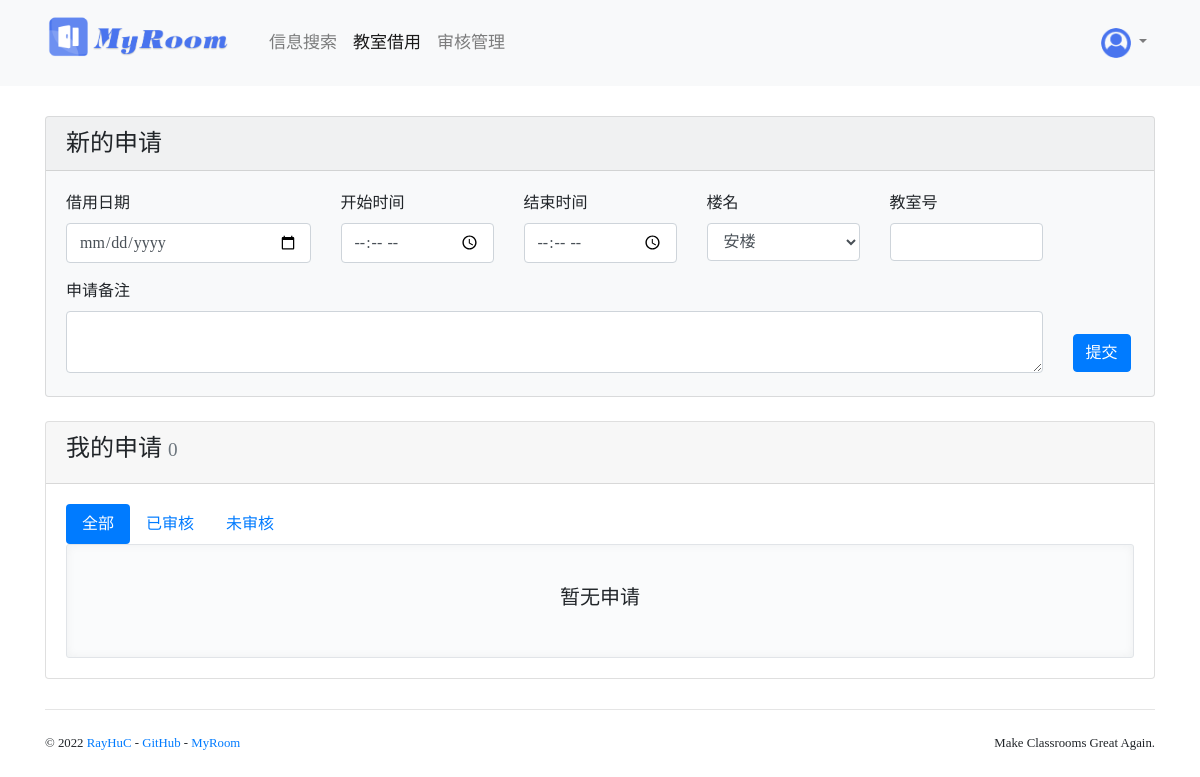
The page /booking/ (signed in) on the database as committed earlier.
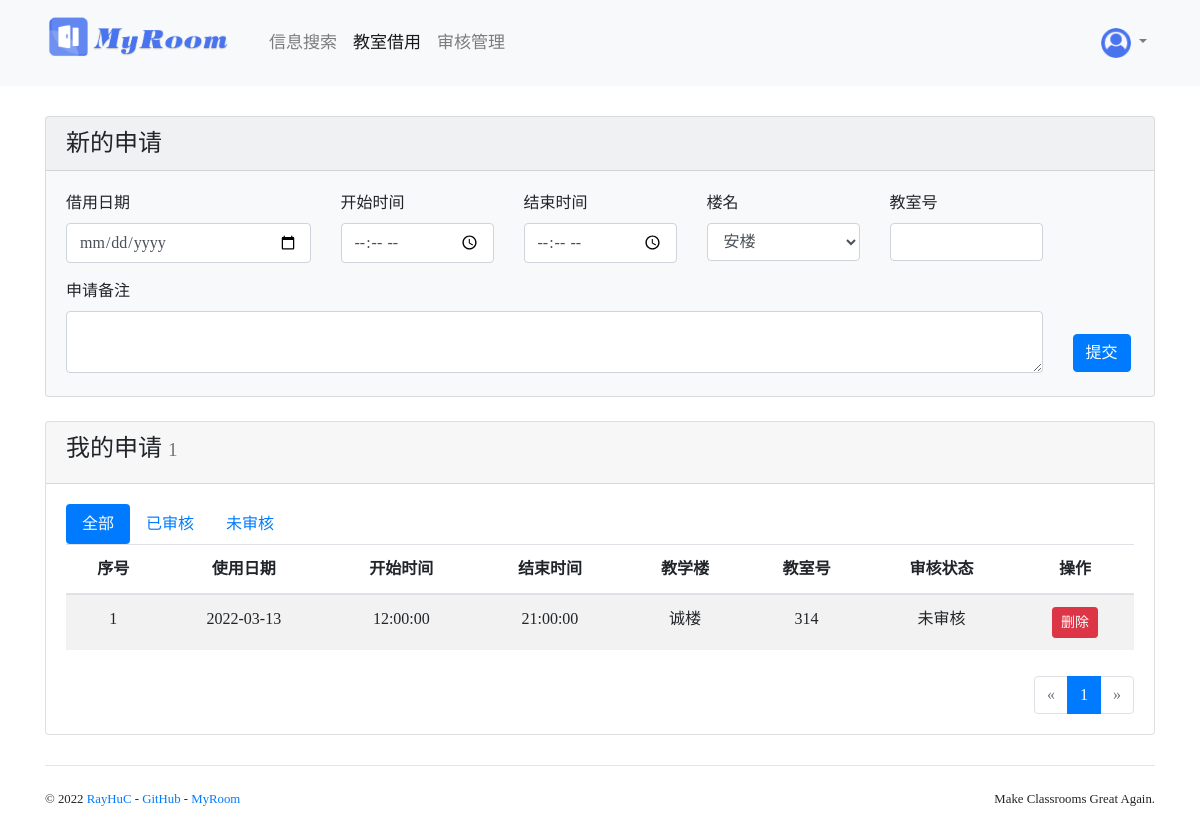
The same page on the database as committed later.
### myroom/models.py (models this page shows, shortened)
class Event(db.Model):
    id = db.Column(db.Integer, primary_key=True)
    start_date = db.Column(db.Date, default=date(2022,2,21))    #开学日期
    submit_time = db.Column(db.DateTime, default=datetime.now(), index=True)    #提交时间
    date = db.Column(db.Date, default=date.today()) #借用日期
    start_time = db.Column(db.Time, nullable=False) #借用开始时间
    finish_time = db.Column(db.Time, nullable=False)#借用结束时间
    note = db.Column(db.Text, nullable=False)       #借用备注
    estimated = db.Column(db.Boolean, default=False)#是否已审核
    passed = db.Column(db.Boolean, default=False)   #是否已通过
    comment = db.Column(db.Text)                    #审核备注
    examine_time = db.Column(db.DateTime)           #审核时间
    room_id = db.Column(db.Integer, db.ForeignKey('room.id'))   #所用教室
    user_id = db.Column(db.Integer, db.ForeignKey('user.id'))   #借用人员
    room = db.relationship('Room', back_populates='events')
    user = db.relationship('User', back_populates='events')
    @property
    def is_passed(self):
        return self.passed
    @property
    def is_rejected(self):
        return (self.estimated is True) and (self.passed is False)

class Building(db.Model):
    id = db.Column(db.Integer, primary_key=True)
    name = db.Column(db.String(20), nullable=False)     #楼名
    location = db.Column(db.String(20), nullable=False) #校区
    open_time = db.Column(db.Time, nullable=False, default=time(6,0,0))     #开楼时间
    close_time = db.Column(db.Time, nullable=False, default=time(22,0,0))   #闭楼时间
    rooms = db.relationship('Room', back_populates='building', cascade='all, delete-orphan')

class Room(db.Model):
    id = db.Column(db.Integer, primary_key=True)
    number = db.Column(db.String(5), nullable=False, index=True)    #房间号
    available = db.Column(db.Boolean, nullable=False, default=True) #是否可借用
    type = db.Column(db.String(10), nullable=False, default='all')  #教室类型(all,class,rest,meeting,lab,study)
    size = db.Column(db.Integer, nullable=False, default=40)        #教室容量(0~130)
    building_id = db.Column(db.Integer, db.ForeignKey('building.id'))  #所在教学楼
    building = db.relationship('Building', back_populates='rooms')
    events = db.relationship('Event', back_populates='room', cascade='all, delete-orphan',lazy='dynamic')
    open_courses = db.relationship('OpenCourse', back_populates='room', cascade='save-update, merge',lazy='dynamic')

### myroom/blueprints/booking.py (the view, shortened to what this page needs)
@booking_bp.route('/', methods=['GET', 'POST'])
@login_required             #登录
@not_admin_required_flash   #不是管理员
def index():
    form = EventForm()
    filter_rule = request.args.get('filter', 'all')  # 'all', 'reviewed', 'waiting'
    page = request.args.get('page', 1, type=int)
    per_page = 10
    if filter_rule == 'reviewed':
        filtered_events = Event.query.filter_by(estimated=True, user_id=current_user.id)
    elif filter_rule == 'waiting':
        filtered_events = Event.query.filter_by(estimated=False, user_id=current_user.id)
    else:
        filtered_events = Event.query.filter_by(user_id=current_user.id)
    pagination = filtered_events.order_by(Event.submit_time.desc()).paginate(page, per_page=per_page)
    events = pagination.items
    return render_template('booking/booking.html', form=form, events=events, pagination=pagination)

### myroom/forms/booking.py
class EventForm(FlaskForm):
    use_date = DateField('借用日期',validators=[DataRequired()])    #借用日期
    s_time = TimeField('开始时间',validators=[DataRequired(),st_right])  #开始时间
    e_time = TimeField('结束时间',validators=[DataRequired(), et_right])  #结束时间
    b_name = SelectField('楼名',choices=['安楼','博楼','诚楼','复楼','南楼','北楼'], validators=[DataRequired()])  #楼宇名称
    r_num = StringField('教室号',validators=[DataRequired(), Length(3, 3)])   #教室号
    note = TextAreaField('申请备注',validators=[DataRequired(), Length(10, -1)])#备注
    submit = SubmitField("提交")

### myroom/__init__.py (called while the page is built)
def register_template_context(app):
    @app.context_processor
    def make_template_context():
        if current_user.is_authenticated:
            pass
        return dict()

### myroom/extensions.py (called while the page is built)
@login_manager.user_loader
def load_user(user_id):
    from myroom.models import User
    user = User.query.get(int(user_id))
    return user

### myroom/models.py (called while the page is built)
    @property
    def is_admin(self):
        return self.admin

### myroom/templates/booking/booking.html (shortened to what this page needs)
{% extends 'base.html' %}
{% from 'bootstrap4/form.html' import render_form %}
{% from 'bootstrap4/pagination.html' import render_pagination %}
{% block content %}
    <div class="card w-100 bg-light">
        <h4 class="card-header">
            新的申请
        </h4>
        <div class="card-body" style="margin-bottom: -20px;">
            <form method ="post">
                <div class="row">
                    <div class="col-sm-3">
                        <div class="form-group">
                            {{form.use_date.label(class='mr-sm-2')}}
                            {{form.use_date(class='form-control mb-2 mr-sm-2')}}
                        </div>
                    </div>
                    <div class="col-sm-2">
                        <div class="form-group">
                            {{form.s_time.label(class='mr-sm-2')}}
                            {{form.s_time(class='form-control mb-2 mr-sm-2')}}
                        </div>
                    </div>
                    <div class="col-sm-2">
                        <div class="form-group">
                            {{form.e_time.label(class='mr-sm-2')}}
                            {{form.e_time(class='form-control mb-2 mr-md-2')}}
                       </div>
                    </div>
                    <div class="col-sm-2">
                        <div class="form-group">
                            {{form.b_name.label(class='mr-sm-2')}}
                            {{form.b_name(class='form-control mb-2 mr-sm-2')}}
                        </div>
                    </div>
                    <div class="col-sm-2">
                        <div class="form-group">
                            {{form.r_num.label(class='mr-sm-2')}}
                            {{form.r_num(class='form-control mb-2 mr-sm-2')}}
                        </div>
                    </div>
                </div>
                <div class="row">
                    <div class="col-sm-11">
                        <div class="form-group">
                            {{form.note.label(class='mr-sm-2')}}
                            {{form.note(class='form-control mb-2 mr-sm-2')}}
                        </div>
                    </div>
                    <div class="col-sm-1" style="margin-top: 55px;">
                        <div class="form-group">
                            {{form.submit(class="btn btn-primary mb-2")}}
                        </div>
                    </div>
                </div>
            </form>
        </div>
    </div>
    <br>
    <div class="card w-100">
        <div class="card-header">
            <h4>我的申请
                <small class="text-muted">{{ pagination.total }}</small>
            </h4>
        </div>
        <div class="card-body" style="margin-bottom: -30px;">
            <ul class="nav nav-pills">
                <li class="nav-item">
                    <a class="nav-link {% if request.args.get('filter', 'all') == 'all' %}active{% endif %}"
                    href="{{ url_for('booking.index', filter='all') }}">全部</a>
                </li>
                <li class="nav-item">
                    <a class="nav-link {% if request.args.get('filter') == 'reviewed' %}active{% endif %}"
                    href="{{ url_for('booking.index', filter='reviewed') }}">已审核 </a>
                </li>
                <li class="nav-item">
                    <a class="nav-link {% if request.args.get('filter') == 'waiting' %}active{% endif %}"
                    href="{{ url_for('booking.index', filter='waiting') }}">未审核</a>
                </li>
            </ul>
            {% if events %}
                <table class="table table-striped midtable">
                    <thead>
                    <tr>
                        <th>序号</th>
                        <th>使用日期</th>
                        <th>开始时间</th>
                        <th>结束时间</th>
                        <th>教学楼</th>
                        <th>教室号</th>
                        <th>审核状态</th>
                        <th>操作</th>
                    </tr>
                    </thead>
                    {% for event in events %}
                        <tr {% if event.is_rejected %}class="table-warning" {% endif %}
                            {% if event.is_passed %}class="table-success" {% endif %}>
                            <td>{{ loop.index + ((pagination.page - 1) * 10) }}</td>
                            <td>{{ event.date }}</td>
                            <td>{{ event.start_time }}</td>
                            <td>{{ event.finish_time }}</td>
                            <td>{{ event.room.building.name }}</td>
                            <td>{{ event.room.number }}</td>
                            <td>
                                {% if not event.estimated %}未审核
                                {% else %}
                                    {% if event.is_passed %}已通过
                                    {% else %}未通过
                                    {% endif%}
                                {% endif %}</td>
                            <td>
                                {% if not event.estimated %}
                                    <form class="inline" method="post"
                                        action="{{ url_for('.delete_event', event_id=event.id, next=request.full_path) }}">
                                        <button type="submit" class="btn btn-danger btn-sm"
                                                onclick="return confirm('确认删除?');">删除
                                        </button>
                                    </form>
                                {% endif %}
                            </td>
                        </tr>
                    {% endfor %}
                </table>
                <div class="page-footer my-page-footer">{{ render_pagination(pagination) }}</div>
            {% else %}
                <div class="tip" style="margin-bottom: 30px;"><h5>暂无申请</h5></div>
            {% endif %}
        </div>
    </div>
{% endblock %}

### myroom/templates/base.html (shortened to what this page needs)
{% from 'bootstrap4/nav.html' import render_nav_item %}
<!DOCTYPE html>
<html lang="en">
<head>
    {% block head %}
        {% block styles %}
            <link rel="stylesheet" href="{{ url_for('static', filename='css/bootstrap.min.css') }}">
            <link rel="stylesheet" href="{{ url_for('static', filename='open-iconic/font/css/open-iconic-bootstrap.css') }}">
            <link rel="stylesheet" href="{{ url_for('static', filename='css/style.css') }}">
        {% endblock styles %}
    {% endblock head %}
</head>
<body>
{% block navbar %}
    <nav class="navbar navbar-expand-lg navbar-light bg-light">
        <div class="container">
            <a class="navbar-brand" href="{{ url_for('main.index') }}">
                <img src="{{ url_for('static', filename='logo.png') }}" width="200px" height="auto" alt="MyRoom">
            </a>
            <div class="collapse navbar-collapse" id="navbarColor01">
                <div class="navbar-nav mr-auto" style="font-size: 17px;">
                    {{ render_nav_item('search.index', '信息搜索') }}
                    {{ render_nav_item('booking.index', '教室借用') }}
                    {{ render_nav_item('admin.index', '审核管理') }}
                </div>
                <div class="navbar-nav ml-auto">
                    {% if current_user.is_authenticated %}
                        <div class="dropdown nav-item">
                            <a href="#" class="nav-link dropdown-toggle" data-toggle="dropdown" role="button" aria-expanded="false">
                                <img class="avatar-xs"
                                    src="{{ url_for('static', filename='user.ico') }}">
                            </a>
                        </div>
                    {% else %}
                        <a class="btn btn-outline-primary" href="{{ url_for('auth.login') }}">登 录</a>&nbsp;&nbsp;
                    {% endif %}
                </div>
            </div>
        </div>
    </nav>
{% endblock %}
<main>
    <div class="container">
        {% block content %}{% endblock %}
        {% block footer %}
            <footer>
                <p class="float-left">
                    <small>&copy; 2022
                        <a href="https://github.com/RayCorleone" title="Written by Ray">RayHuC</a> -
                        <a href="https://github.com/RayCorleone" title="Follow me on GitHub">GitHub</a> -
                        <a href="https://github.com/RayCorleone/myroom" title="Foke this on GitHub">MyRoom</a>
                    </small>
                </p>
                <p class="float-right">
                    <small>Make Classrooms Great Again.</small>
                </p>
            </footer>
        {% endblock %}
    </div>
</main>
</body>
</html>

### myroom/static/css/style.css (style rules this page uses)
body { font-family: Microsoft YaHei; }
.midtable { text-align: center; }
.my-page-footer { margin-top: -30px; float:right; }
.inline { display: inline; }
.page-footer { padding-top: 40px; }
nav { margin-bottom: 30px; }
footer { margin: 30px 0; padding: 20px 0; border-top: 1px solid #e5e5e5; }
.avatar-xs { width: 30px; height: 30px; border-radius: 2px; }

Rows that differ between the two databases and show on the page:
now on this page (row edited): Event: date "2022-03-13", start_time "12:00:00", finish_time "21:00:00", room.building.name "诚楼", room.number "314", estimated "未审核"
Other text that changed with them:
{{ pagination.total }}: "0" → "1"
{{ render_pagination(pagination) }}: (not shown) → "« 1 »"
text no longer shown: "暂无申请"
text now shown: "序号 使用日期 开始时间 结束时间 教学楼 教室号 审核状态 操作"
